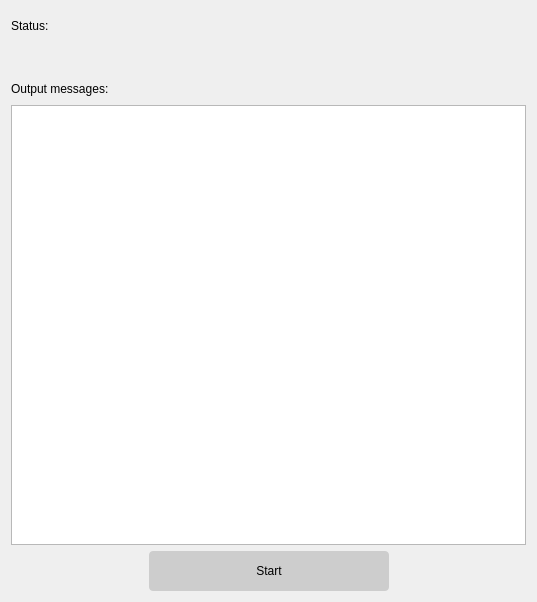
<?xml version="1.0" encoding="UTF-8"?>
<ui version="4.0">
 <class>WorkingWindow</class>
 <widget class="QDialog" name="WorkingWindow">
  <property name="geometry">
   <rect>
    <x>0</x>
    <y>0</y>
    <width>537</width>
    <height>602</height>
   </rect>
  </property>
  <property name="minimumSize">
   <size>
    <width>537</width>
    <height>602</height>
   </size>
  </property>
  <property name="maximumSize">
   <size>
    <width>537</width>
    <height>602</height>
   </size>
  </property>
  <property name="windowTitle">
   <string>Dialog</string>
  </property>
  <layout class="QVBoxLayout" name="verticalLayout_3">
   <item>
    <layout class="QVBoxLayout" name="verticalLayout_2">
     <item>
      <layout class="QHBoxLayout" name="horizontalLayout">
       <property name="spacing">
        <number>10</number>
       </property>
       <item>
        <widget class="QLabel" name="label">
         <property name="minimumSize">
          <size>
           <width>70</width>
           <height>30</height>
          </size>
         </property>
         <property name="maximumSize">
          <size>
           <width>70</width>
           <height>30</height>
          </size>
         </property>
         <property name="styleSheet">
          <string notr="true">font: 700 16pt &quot;Arial&quot;;</string>
         </property>
         <property name="text">
          <string>Status:</string>
         </property>
        </widget>
       </item>
       <item>
        <widget class="QLabel" name="Status">
         <property name="minimumSize">
          <size>
           <width>0</width>
           <height>31</height>
          </size>
         </property>
         <property name="maximumSize">
          <size>
           <width>16777215</width>
           <height>31</height>
          </size>
         </property>
         <property name="styleSheet">
          <string notr="true">font: 700 16pt &quot;Arial&quot;;</string>
         </property>
         <property name="text">
          <string/>
         </property>
        </widget>
       </item>
      </layout>
     </item>
     <item>
      <layout class="QVBoxLayout" name="verticalLayout">
       <item>
        <spacer name="verticalSpacer">
         <property name="orientation">
          <enum>Qt::Vertical</enum>
         </property>
         <property name="sizeHint" stdset="0">
          <size>
           <width>20</width>
           <height>40</height>
          </size>
         </property>
        </spacer>
       </item>
       <item>
        <widget class="QLabel" name="label_3">
         <property name="minimumSize">
          <size>
           <width>0</width>
           <height>20</height>
          </size>
         </property>
         <property name="maximumSize">
          <size>
           <width>16777215</width>
           <height>20</height>
          </size>
         </property>
         <property name="styleSheet">
          <string notr="true">font: 12pt &quot;Arial&quot;;</string>
         </property>
         <property name="text">
          <string>Output messages:</string>
         </property>
        </widget>
       </item>
       <item>
        <widget class="QTextEdit" name="OutputWindow">
         <property name="minimumSize">
          <size>
           <width>515</width>
           <height>440</height>
          </size>
         </property>
         <property name="maximumSize">
          <size>
           <width>515</width>
           <height>440</height>
          </size>
         </property>
         <property name="readOnly">
          <bool>true</bool>
         </property>
         <property name="html">
          <string>&lt;!DOCTYPE HTML PUBLIC &quot;-//W3C//DTD HTML 4.0//EN&quot; &quot;http://www.w3.org/TR/REC-html40/strict.dtd&quot;&gt;
&lt;html&gt;&lt;head&gt;&lt;meta name=&quot;qrichtext&quot; content=&quot;1&quot; /&gt;&lt;meta charset=&quot;utf-8&quot; /&gt;&lt;style type=&quot;text/css&quot;&gt;
p, li { white-space: pre-wrap; }
hr { height: 1px; border-width: 0; }
li.unchecked::marker { content: &quot;\2610&quot;; }
li.checked::marker { content: &quot;\2612&quot;; }
&lt;/style&gt;&lt;/head&gt;&lt;body style=&quot; font-family:'Segoe UI'; font-size:9pt; font-weight:400; font-style:normal;&quot;&gt;
&lt;p style=&quot;-qt-paragraph-type:empty; margin-top:0px; margin-bottom:0px; margin-left:0px; margin-right:0px; -qt-block-indent:0; text-indent:0px;&quot;&gt;&lt;br /&gt;&lt;/p&gt;&lt;/body&gt;&lt;/html&gt;</string>
         </property>
        </widget>
       </item>
      </layout>
     </item>
     <item>
      <layout class="QHBoxLayout" name="horizontalLayout_2">
       <item>
        <spacer name="horizontalSpacer">
         <property name="orientation">
          <enum>Qt::Horizontal</enum>
         </property>
         <property name="sizeHint" stdset="0">
          <size>
           <width>40</width>
           <height>20</height>
          </size>
         </property>
        </spacer>
       </item>
       <item>
        <widget class="QPushButton" name="StartPause">
         <property name="minimumSize">
          <size>
           <width>240</width>
           <height>40</height>
          </size>
         </property>
         <property name="maximumSize">
          <size>
           <width>240</width>
           <height>40</height>
          </size>
         </property>
         <property name="cursor">
          <cursorShape>PointingHandCursor</cursorShape>
         </property>
         <property name="styleSheet">
          <string notr="true">QPushButton{
border: none;
border-radius: 4px;
background-color: rgb(205, 205, 205);
font: 11pt &quot;Arial&quot;;}

QPushButton:hover{
background-color: rgb(220, 220, 220);
}
</string>
         </property>
         <property name="text">
          <string>Start</string>
         </property>
        </widget>
       </item>
       <item>
        <spacer name="horizontalSpacer_2">
         <property name="orientation">
          <enum>Qt::Horizontal</enum>
         </property>
         <property name="sizeHint" stdset="0">
          <size>
           <width>40</width>
           <height>20</height>
          </size>
         </property>
        </spacer>
       </item>
      </layout>
     </item>
    </layout>
   </item>
  </layout>
 </widget>
 <resources/>
 <connections/>
</ui>
